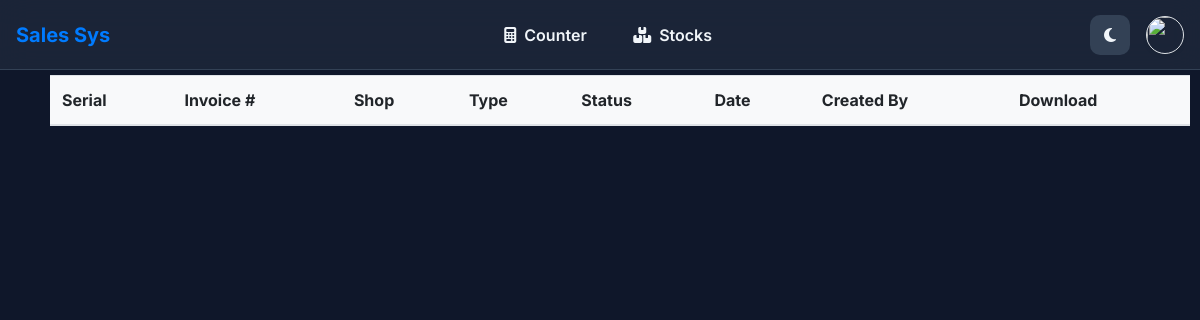
The app's page /invoice, older data.
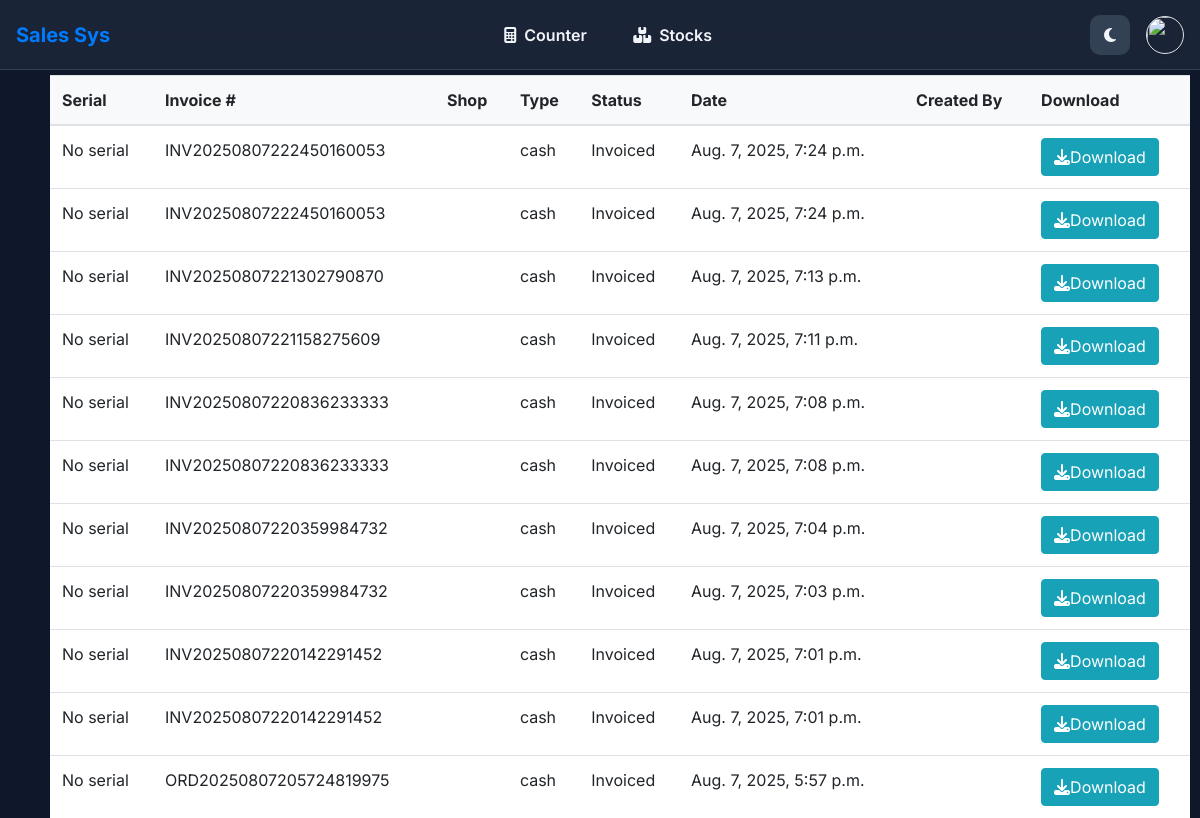
The same page, newer data.
### firstapp/models.py (models this page shows, shortened)
class Invoices(models.Model):
    i_id = models.AutoField(primary_key=True)
    i_code = models.CharField(max_length=100)
    i_serial = models.CharField(max_length=100)
    i_name = models.CharField(max_length=100)
    i_shop = models.CharField(max_length=100)
    i_qty = models.FloatField()
    i_price = models.FloatField()
    i_cost = models.FloatField()
    i_discount = models.FloatField()
    i_profit = models.FloatField()
    i_type = models.CharField(max_length=100)
    i_status = models.CharField(max_length=100)
    i_shop = models.ForeignKey(Shops,on_delete=models.PROTECT,null=True)
    i_created = models.DateTimeField(default= timezone.now)
    i_creator = models.ForeignKey(User,on_delete=models.PROTECT)
    class Meta:
        verbose_name_plural= "Invoices"

### firstapp/views.py (the view)
# urls.py: path('invoice',views.InvoiceView,name="firstapp-invoice"),
def InvoiceView(request):
    invoices = Invoices.objects.order_by('-i_created')
    contxt = {
        "invoices":invoices
    }
    return render(request,'firstapp/invoice.html',contxt)

### firstapp/templates/firstapp/invoice.html (shortened to what this page needs)
{% extends 'firstapp/base.html' %}
    {% block mainContent %}
<div class="col" style="margin-left:10px;overflow-x:scroll;">
    <table class="table align-middle mb-0 bg-white" style="margin-left:10px;overflow-x:scroll;" id="sales">
        <thead class="bg-light">
          <tr>
            <th>Serial</th>
            <th>Invoice #</th>
            <th>Shop</th>
            <th>Type</th>
            <th>Status</th>
            <th>Date</th>
            <th>Created By</th>
            <th>
				Download
			</th>
          </tr>
        </thead>
        <tbody id="salesTr">
            {% for invoice in invoices %}
          <tr>
			<td>{{invoice.i_serial}}</td>
			<td>{{invoice.i_code}}</td>
			<td>{{invoice.i_shop.shop_nmae}}</td>
			<td>{{invoice.i_type}}</td>
			<td>{{invoice.i_status}}</td>
			<td>{{invoice.i_created}}</td>
			<td>{{invoice.i_created_by}}</td>
			<td>
			  <a class="btn btn-info" href="{% url 'gen-print-invoice' invoice.i_code %}">
				<i class="fa fa-download"></i>Download
			  </a>
			</td>
          </tr>
          {% endfor %}
        </tbody>
      </table>
    </div>
    {% endblock mainContent %}

### firstapp/templates/firstapp/base.html (shortened to what this page needs)
{% load static %}
{% load pwa %}
<!DOCTYPE html>
<html lang="en" data-theme="dark">
<head>
    <link rel="stylesheet" href="https://cdn.jsdelivr.net/npm/bootstrap@4.6.2/dist/css/bootstrap.min.css">
    <link rel="stylesheet" href="https://cdnjs.cloudflare.com/ajax/libs/font-awesome/6.4.0/css/all.min.css">
</head>
<body>
    <nav class="main-header navbar navbar-expand-lg">
        <a class="navbar-brand font-weight-bold text-primary" href="/">
           Sales Sys
        </a>
        <div class="collapse navbar-collapse desktop-only">
            <ul class="navbar-nav mx-auto">
                <li class="nav-item" hx-boost="true">
                    <a class="nav-link" href="{% url 'simple-counter' %}" hx-indicator="#newPageSpinner">
                        <i class="fas fa-calculator mr-2"></i> Counter
                    </a>
                </li>
                <li class="nav-item" hx-boost="true">
                    <a class="nav-link" href="{% url 'firstapp-stocks' %}" hx-indicator="#newPageSpinner">
                        <i class="fas fa-boxes mr-2"></i> Stocks
                    </a>
                </li>
            </ul>
        </div>
        <div class="ml-auto d-flex align-items-center">
            <div class="theme-toggle mr-3" onclick="toggleTheme()">
                <i class="fas fa-moon" id="themeIcon"></i>
            </div>
            <div class="dropdown">
                <a href="#" data-toggle="dropdown">
                    <img src="{{user.profile.image.url}}" class="rounded-circle border shadow-sm" width="38" height="38" style="object-fit: cover;">
                </a>
            </div>
        </div>
    </nav>
    <main id="mainCont" class="container-fluid">
        <div id="linkResp">
            {% block mainContent %}{% endblock mainContent %}
        </div>
    </main>
</body>
</html>

### firstapp/templates/firstapp/base.html (style rules this page uses)
:root { --bg-body: #f4f7fa; --card-bg: #ffffff; --text-main: #1e293b; --primary-accent: #3b82f6; --border-color: #e2e8f0; --glass-bg: rgba(255, 255, 255, 0.8); --transition: all 0.25s cubic-bezier(0.4, 0, 0.2, 1); }
[data-theme="dark"] { --bg-body: #0f172a; --card-bg: #1e293b; --text-main: #f1f5f9; --primary-accent: #60a5fa; --border-color: #334155; --glass-bg: rgba(30, 41, 59, 0.8); }
body { font-family: 'Inter', sans-serif; background-color: var(--bg-body) !important; color: var(--text-main); transition: var(--transition); padding-top: 75px; margin: 0; }
@media (min-width: 992px) { body { padding-bottom: 0; } }
.main-header { background-color: var(--glass-bg) !important; backdrop-filter: blur(15px); -webkit-backdrop-filter: blur(15px); border-bottom: 1px solid var(--border-color) !important; position: fixed; top: 0; left: 0; right: 0; z-index: 1040; height: 70px; display: flex; align-items: center; padding: 0 1rem; }
.navbar-nav .nav-link { color: var(--text-main) !important; font-weight: 600; padding: 0.5rem 1.2rem !important; border-radius: 50px; margin: 0 4px; display: flex; align-items: center; transition: var(--transition); }
.theme-toggle { cursor: pointer; width: 40px; height: 40px; border-radius: 10px; display: flex; align-items: center; justify-content: center; background: var(--border-color); color: var(--text-main); }

Row changes from the older to the newer data that the page shows:
added Invoices: i_serial "No serial", i_code "INV20250807222450160053", i_type "cash", i_status "Invoiced", i_created "Aug. 7, 2025, 7:24 p.m."
added Invoices: i_serial "No serial", i_code "INV20250807222450160053", i_type "cash", i_status "Invoiced", i_created "Aug. 7, 2025, 7:24 p.m."
added Invoices: i_serial "No serial", i_code "INV20250807221302790870", i_type "cash", i_status "Invoiced", i_created "Aug. 7, 2025, 7:13 p.m."
added Invoices: i_serial "No serial", i_code "INV20250807221158275609", i_type "cash", i_status "Invoiced", i_created "Aug. 7, 2025, 7:11 p.m."
added Invoices: i_serial "No serial", i_code "INV20250807220836233333", i_type "cash", i_status "Invoiced", i_created "Aug. 7, 2025, 7:08 p.m."
added Invoices: i_serial "No serial", i_code "INV20250807220836233333", i_type "cash", i_status "Invoiced", i_created "Aug. 7, 2025, 7:08 p.m."
added Invoices: i_serial "No serial", i_code "INV20250807220359984732", i_type "cash", i_status "Invoiced", i_created "Aug. 7, 2025, 7:04 p.m."
added Invoices: i_serial "No serial", i_code "INV20250807220359984732", i_type "cash", i_status "Invoiced", i_created "Aug. 7, 2025, 7:03 p.m."
added Invoices: i_serial "No serial", i_code "INV20250807220142291452", i_type "cash", i_status "Invoiced", i_created "Aug. 7, 2025, 7:01 p.m."
added Invoices: i_serial "No serial", i_code "INV20250807220142291452", i_type "cash", i_status "Invoiced", i_created "Aug. 7, 2025, 7:01 p.m."
added Invoices: i_serial "No serial", i_code "ORD20250807205724819975", i_type "cash", i_status "Invoiced", i_created "Aug. 7, 2025, 5:57 p.m."
